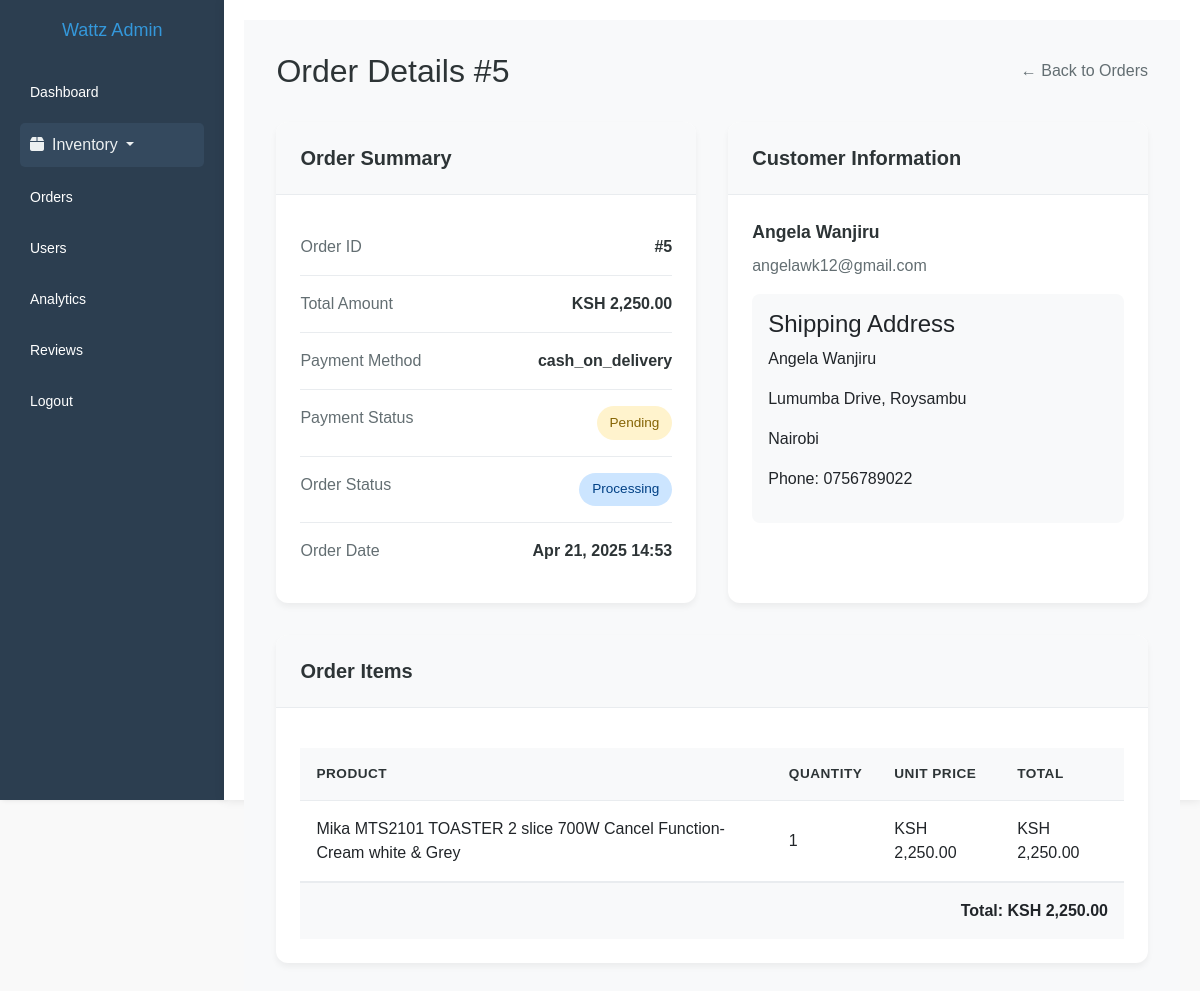
The page /admin/view_order.php?order_id=5 on the database its author committed.
### tables this page shows
CREATE TABLE `user_order` (
  `order_id` int(11) NOT NULL,
  `user_id` int(11) DEFAULT NULL,
  `shipping_id` int(11) NOT NULL,
  `total_amount` decimal(10,2) NOT NULL,
  `status` enum('pending','processing','shipped','delivered','cancelled') DEFAULT 'pending',
  `payment_method` varchar(50) DEFAULT NULL,
  `payment_status` enum('pending','completed','failed') DEFAULT 'pending',
  `order_date` timestamp NOT NULL DEFAULT current_timestamp()
);

CREATE TABLE `users` (
  `user_id` int(11) NOT NULL,
  `username` varchar(50) NOT NULL,
  `email` varchar(100) NOT NULL,
  `password` varchar(255) NOT NULL,
  `first_name` varchar(50) DEFAULT NULL,
  `last_name` varchar(50) DEFAULT NULL,
  `phone` varchar(20) DEFAULT NULL,
  `address` text DEFAULT NULL,
  `role` enum('admin','customer') DEFAULT 'customer',
  `created_at` timestamp NOT NULL DEFAULT current_timestamp(),
  `updated_at` timestamp NOT NULL DEFAULT current_timestamp() ON UPDATE current_timestamp(),
  `is_admin` tinyint(1) NOT NULL DEFAULT 0
);

CREATE TABLE `shipping_detail` (
  `shipping_id` int(11) NOT NULL,
  `order_id` int(11) DEFAULT NULL,
  `recipient_name` varchar(100) NOT NULL,
  `address` text NOT NULL,
  `city` varchar(100) NOT NULL,
  `country` varchar(100) NOT NULL,
  `phone` varchar(20) DEFAULT NULL,
  `tracking_number` varchar(100) DEFAULT NULL,
  `shipping_method` varchar(50) DEFAULT NULL,
  `shipping_cost` decimal(10,2) DEFAULT NULL,
  `estimated_delivery_date` date DEFAULT NULL
);

CREATE TABLE `order_items` (
  `order_item_id` int(11) NOT NULL,
  `order_id` int(11) NOT NULL,
  `product_id` int(11) NOT NULL,
  `quantity` int(11) NOT NULL,
  `price` decimal(10,2) NOT NULL
);

CREATE TABLE `products` (
  `product_id` int(11) NOT NULL,
  `subcategory_id` int(11) DEFAULT NULL,
  `name` varchar(255) NOT NULL,
  `description` text DEFAULT NULL,
  `price` decimal(10,2) NOT NULL,
  `discount` decimal(5,2) DEFAULT 0.00,
  `stock_quantity` int(11) NOT NULL DEFAULT 0,
  `status` enum('in_stock','out_of_stock','discontinued') DEFAULT 'in_stock',
  `featured` tinyint(1) DEFAULT 0,
  `created_at` timestamp NOT NULL DEFAULT current_timestamp(),
  `updated_at` timestamp NOT NULL DEFAULT current_timestamp() ON UPDATE current_timestamp(),
  `image_1` varchar(255) DEFAULT NULL,
  `image_2` varchar(255) DEFAULT NULL,
  `image_3` varchar(255) DEFAULT NULL,
  `final_price` decimal(10,2) GENERATED ALWAYS AS (`price` * (1 - coalesce(`discount`,0) / 100)) STORED
);

### admin/view_order.php (the view, shortened to what this page needs)
<?php
include 'includes/header.php';
include 'includes/db.php';
$order_id = isset($_GET['order_id']) ? intval($_GET['order_id']) : 0;
$query = "
    SELECT o.order_id, o.total_amount, o.payment_method, o.payment_status, o.status, o.order_date,
           u.username AS user_name, u.email AS user_email,
           s.recipient_name AS shipping_name, s.address, s.city, s.phone
    FROM user_order o
    JOIN users u ON o.user_id = u.user_id
    LEFT JOIN shipping_detail s ON o.shipping_id = s.shipping_id
    WHERE o.order_id = ?
";
$stmt = $conn->prepare($query);
$stmt->execute([$order_id]);
$order = $stmt->fetch(PDO::FETCH_ASSOC);
$itemsQuery = "
    SELECT p.name AS product_name, oi.quantity, oi.price
    FROM order_items oi
    JOIN products p ON oi.product_id = p.product_id
    WHERE oi.order_id = ?
";
$itemsStmt = $conn->prepare($itemsQuery);
$itemsStmt->execute([$order_id]);
$orderItems = $itemsStmt->fetchAll(PDO::FETCH_ASSOC);
?>
<div class="order-details-container">
    <div class="content-wrapper">
        <div class="page-header">
            <h2 class="page-title">Order Details #<?php echo htmlspecialchars($order['order_id']); ?></h2>
            <a href="orders.php" class="back-link">← Back to Orders</a>
        </div>
        <div class="order-grid">
            <div class="order-card">
                <div class="order-card-header">
                    <h3 class="order-card-title">Order Summary</h3>
                </div>
                <div class="order-card-body">
                    <ul class="info-list">
                        <li class="info-item">
                            <span class="info-label">Order ID</span>
                            <span class="info-value">#<?php echo htmlspecialchars($order['order_id']); ?></span>
                        </li>
                        <li class="info-item">
                            <span class="info-label">Total Amount</span>
                            <span class="info-value">KSH <?php echo number_format($order['total_amount'], 2); ?></span>
                        </li>
                        <li class="info-item">
                            <span class="info-label">Payment Method</span>
                            <span class="info-value"><?php echo htmlspecialchars($order['payment_method']); ?></span>
                        </li>
                        <li class="info-item">
                            <span class="info-label">Payment Status</span>
                            <span class="payment-badge payment-status-<?php echo strtolower($order['payment_status']); ?>">
                                <?php echo ucfirst($order['payment_status']); ?>
                            </span>
                        </li>
                        <li class="info-item">
                            <span class="info-label">Order Status</span>
                            <span class="status-badge status-<?php echo strtolower($order['status']); ?>">
                                <?php echo ucfirst($order['status']); ?>
                            </span>
                        </li>
                        <li class="info-item">
                            <span class="info-label">Order Date</span>
                            <span class="info-value"><?php echo date('M j, Y H:i', strtotime($order['order_date'])); ?></span>
                        </li>
                    </ul>
                </div>
            </div>
            <div class="order-card">
                <div class="order-card-header">
                    <h3 class="order-card-title">Customer Information</h3>
                </div>
                <div class="order-card-body">
                    <div class="customer-info">
                        <span class="customer-name"><?php echo htmlspecialchars($order['user_name']); ?></span>
                        <span class="customer-email"><?php echo htmlspecialchars($order['user_email']); ?></span>
                    </div>
                    <div class="shipping-address">
                        <h4>Shipping Address</h4>
                        <p><?php echo htmlspecialchars($order['shipping_name'] ?? 'N/A'); ?></p>
                        <p><?php echo htmlspecialchars($order['address'] ?? 'N/A'); ?></p>
                        <p><?php echo htmlspecialchars($order['city'] ?? 'N/A'); ?></p>
                        <p>Phone: <?php echo htmlspecialchars($order['phone'] ?? 'N/A'); ?></p>
                    </div>
                </div>
            </div>
            <div class="order-card" style="grid-column: 1 / -1;">
                <div class="order-card-header">
                    <h3 class="order-card-title">Order Items</h3>
                </div>
                <div class="order-card-body">
                    <table class="items-table">
                        <thead>
                            <tr>
                                <th>Product</th>
                                <th>Quantity</th>
                                <th>Unit Price</th>
                                <th>Total</th>
                            </tr>
                        </thead>
                        <tbody>
                            <?php foreach ($orderItems as $item): ?>
                                <tr>
                                    <td><?php echo htmlspecialchars($item['product_name']); ?></td>
                                    <td><?php echo htmlspecialchars($item['quantity']); ?></td>
                                    <td>KSH <?php echo number_format($item['price'], 2); ?></td>
                                    <td>KSH <?php echo number_format($item['quantity'] * $item['price'], 2); ?></td>
                                </tr>
                            <?php endforeach; ?>
                        </tbody>
                    </table>
                    <div class="order-total">
                        Total: KSH <?php echo number_format($order['total_amount'], 2); ?>
                    </div>
                </div>
            </div>
        </div>
    </div>
</div>
<?php include 'includes/footer.php'; ?>

### admin/assets/css/admin.css (style rules this page uses)
body { font-family: Arial, sans-serif; margin: 0; padding: 0; background-color: #f9f9f9; }
.status-processing { color: #0dcaf0; }

### admin/view_order.php (style rules this page uses)
:root { --primary-color: #4361ee; --success-color: #2ecc71; --warning-color: #f1c40f; --danger-color: #e74c3c; --info-color: #3498db; --text-primary: #2d3436; --text-secondary: #636e72; --background-light: #f8f9fa; --border-color: #e9ecef; }
.order-details-container { padding: 2rem; background-color: var(--background-light); min-height: 100vh; }
.content-wrapper { max-width: 1200px; margin: 0 auto; }
.page-header { display: flex; justify-content: space-between; align-items: center; margin-bottom: 2rem; }
.page-title { font-size: 2rem; color: var(--text-primary); margin: 0; }
.back-link { color: var(--text-secondary); text-decoration: none; display: inline-flex; align-items: center; gap: 0.5rem; transition: color 0.2s ease; }
.order-grid { display: grid; grid-template-columns: repeat(2, 1fr); gap: 2rem; }
.order-card { background: white; border-radius: 12px; box-shadow: 0 4px 6px rgba(0, 0, 0, 0.05); overflow: hidden; }
.order-card-header { padding: 1.5rem; border-bottom: 1px solid var(--border-color); background-color: var(--background-light); }
.order-card-title { font-size: 1.25rem; color: var(--text-primary); margin: 0; font-weight: 600; }
.order-card-body { padding: 1.5rem; }
.info-list { list-style: none; padding: 0; margin: 0; }
.info-item { display: flex; justify-content: space-between; padding: 1rem 0; border-bottom: 1px solid var(--border-color); }
.info-item:last-child { border-bottom: none; }
.info-label { color: var(--text-secondary); font-weight: 500; }
.info-value { color: var(--text-primary); font-weight: 600; }
.status-badge { padding: 0.4rem 0.8rem; border-radius: 20px; font-size: 0.85rem; font-weight: 500; }
.status-processing { background-color: #cce5ff; color: #004085; }
.payment-badge { padding: 0.4rem 0.8rem; border-radius: 20px; font-size: 0.85rem; font-weight: 500; }
.payment-status-pending { background-color: #fff3cd; color: #856404; }
.items-table { width: 100%; border-collapse: separate; border-spacing: 0; margin-top: 1rem; }
.items-table th, .items-table td { padding: 1rem; text-align: left; border-bottom: 1px solid var(--border-color); }
.items-table th { background-color: var(--background-light); color: var(--text-primary); font-weight: 600; text-transform: uppercase; font-size: 0.85rem; letter-spacing: 0.5px; }
.items-table tbody tr { transition: background-color 0.2s ease; }
.order-total { display: flex; justify-content: flex-end; padding: 1rem; background-color: var(--background-light); border-top: 1px solid var(--border-color); font-weight: 600; }
.shipping-address { margin-top: 1rem; padding: 1rem; background-color: var(--background-light); border-radius: 8px; }
.customer-info { display: flex; flex-direction: column; gap: 0.5rem; }
.customer-name { font-size: 1.1rem; font-weight: 600; color: var(--text-primary); }
.customer-email { color: var(--text-secondary); }

### rows shown on the page
user_order: order_id "5", total_amount "2,250.00", payment_method "cash_on_delivery", payment_status "Pending", status "Processing", order_date "Apr 21, 2025 14:53", user.username "Angela Wanjiru", user.email "angelawk12@gmail.com", shipping.recipient_name "Angela Wanjiru", shipping.address "Lumumba Drive, Roysambu", shipping.city "Nairobi", shipping.phone "0756789022"
order_items: product.name "Mika MTS2101 TOASTER 2 slice 700W Cancel Function-Cream white & Grey", quantity "1", price "2,250.00", $item['quantity'] * $item['price'] "2,250.00"
